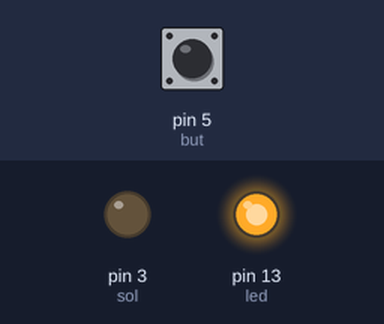
Recording of a sketch running on a simulated Arduino Uno, built with avr-gcc and run on an emulated ATmega328P. On the bench: output pins drawn as LEDs (lit = HIGH). The test bench sets the inputs (shaded band); at power-on: pin 5 (but) HIGH.

Above: at 1.2 s.
1.3 s: pin 5 (but) pulled LOW for 0.15 s
At 1.42 s:
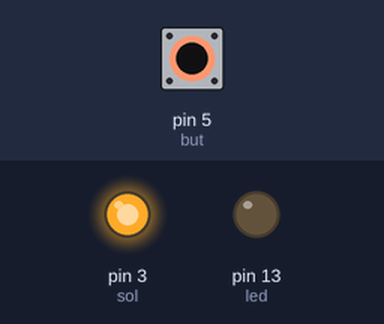
2.9 s: pin 5 (but) pulled LOW for 3.2 s
At 7.1 s:
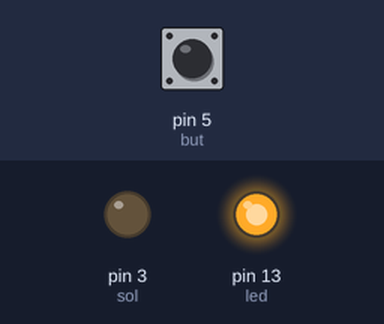
Timing chart, 0 to 8.6 s (numbered marks = the images above; inputs shaded):
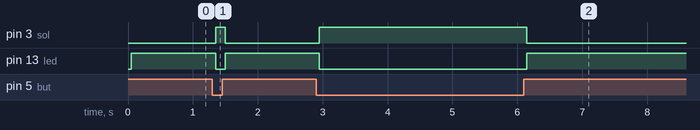

Measured:
- after the input at 1.3 s, pin 3 (sol): LOW → HIGH after 0.05 s, → LOW 0.15 s later; pin 13 (led): HIGH → LOW after 0.05 s, → HIGH 0.15 s later
- after the input at 2.9 s, pin 3 (sol): LOW → HIGH after 0.05 s, → LOW 3.2 s later; pin 13 (led): HIGH → LOW after 0.05 s, → HIGH 3.2 s later

The sketch:

voltagecontroller.ino
```cpp
int led = 13;
int sol = 3;
#define but 5
bool buttonState = false; // Variable to store button state
bool lastButtonState = false; // Variable to store last button state
unsigned long lastDebounceTime = 0; // Variable to store last debounce time
unsigned long debounceDelay = 50; // Debounce delay in milliseconds
void setup() {
  pinMode(led, OUTPUT);
  pinMode(sol, OUTPUT);
  pinMode(but, INPUT_PULLUP);
}

void loop() {
  // Read the button state with debounce
  int reading = digitalRead(but);
  if (reading != lastButtonState) {
    lastDebounceTime = millis();
  }
  if (millis() - lastDebounceTime > debounceDelay) {
    if (reading != buttonState) {
      buttonState = reading;
      if (buttonState == HIGH) {
        // Button is pressed
        digitalWrite(sol, LOW);
        digitalWrite(led, HIGH);
      } else {
      digitalWrite(sol, HIGH);
      digitalWrite(led, LOW);
      }
    }
  }
  lastButtonState = reading;
}
```
